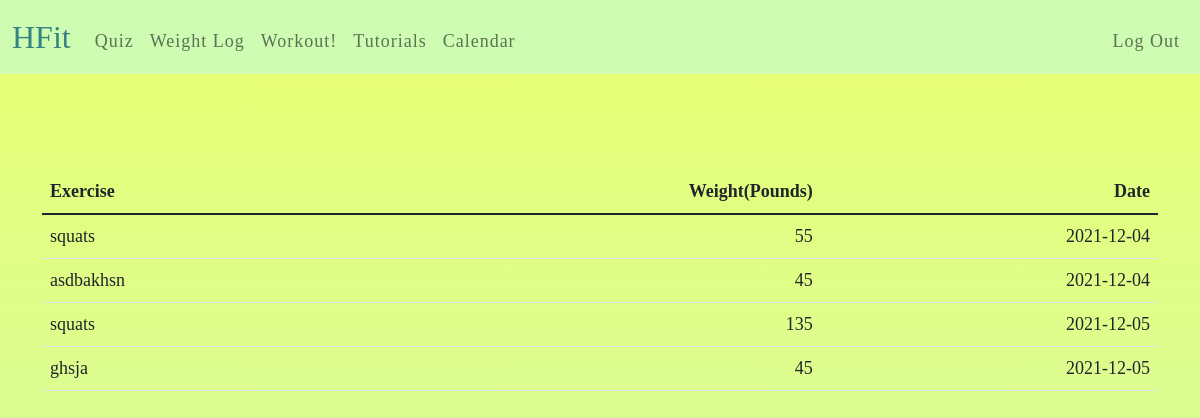
Screenshot of /weight-log (signed in) with the database file from the repository.
### tables this page shows
CREATE TABLE "weightLog" (
	"id"	INTEGER UNIQUE,
	"userId"	INTEGER NOT NULL,
	"exercise"	TEXT NOT NULL,
	"weight"	NUMERIC NOT NULL,
	"date"	NUMERIC NOT NULL,
	PRIMARY KEY("id" AUTOINCREMENT)
);

### app.py (the view)
@app.route("/weight-log")
def weightLog():
    logs= db.execute("SELECT exercise, weight, date FROM weightLog WHERE userId=?", session['user_id'])
    return render_template ("weight-log.html", logs=logs)

### templates/weight-log.html (shortened to what this page needs)
{% extends "homepage.html" %}
{% block main %}
<main class="container py-5 text-center">
    <table class = "table tablestriped">
        <thead>
            <tr>
                <th class="text-start">Exercise</th>
                <th class="text-end">Weight(Pounds)</th>
                <th class="text-end">Date</th>
            </tr>
        </head>
        <tbody>
            {% for log in logs %}
            <tr>
                <td class="text-start">{{log['exercise']}}</td>
                <td class="text-end">{{log['weight']}}</td>
                <td class="text-end">{{log['date']}}</td>
            </tr>
            {% endfor%}
        </tbody>
    </table>
</main>
{% endblock %}

### static/styles.css (style rules this page uses)
html, body { background-repeat:no-repeat; background-image: -webkit-gradient(linear, left top, left bottom, from(#e9ff70), to(#cdfcb2)); background-attachment:fixed; }
.font { font-family: 'Gamja Flower', cursive; font-size: large; }

### rows the page displays
weightLog: exercise "squats", weight "55", date "2021-12-04"
weightLog: exercise "asdbakhsn", weight "45", date "2021-12-04"
weightLog: exercise "squats", weight "135", date "2021-12-05"
weightLog: exercise "ghsja", weight "45", date "2021-12-05"
